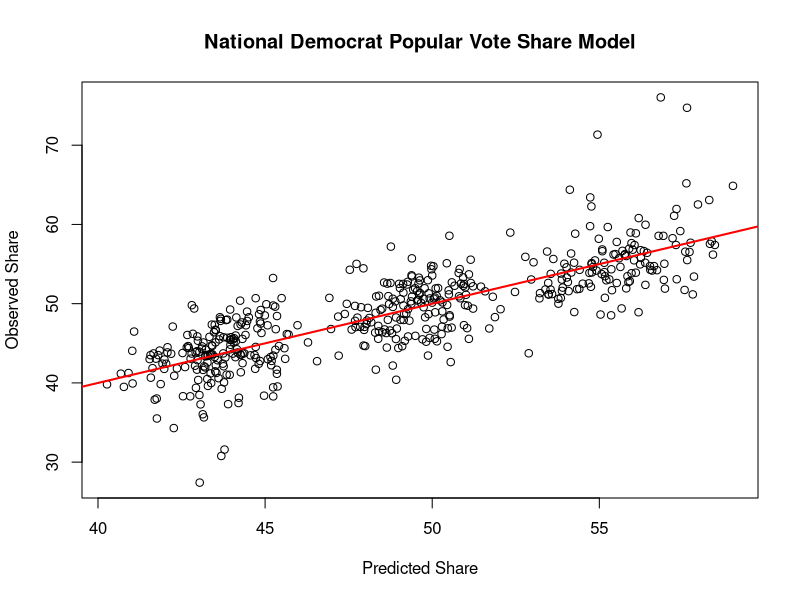

Write the R code that produced this figure.
## ---- chunk 1
library (Metrics)
library (caret)
library (ggplot2)

final_data_1106 <- read.csv("final_data_1106 copy.csv")

#Run Multivariate Regression Model (prediction model_all data)
lm_DVsh_US <- lm (DemVotesMajorPercent ~ Close_E_D+LLS_D+Pres_D+US_CPI+US_UEP_Rate+female+X20_29+white, data=final_data_1106)
## ---- chunk 2
# 2022 Data for Prediction : US Average for 2022 House Representative Election
newdata_2022 <- data.frame(Close_E_D = 1, LLS_D = 0, Pres_D = 1, GDP_Growth_Pct = 5.68, US_CPI = 296.808, US_UEP_Rate = 3.791938312, female = 0.509747974, X20_29 = 0.1742278, white = 0.609723287)
# Predict Democrat Vote Share (US) for 2022 House RepresentativeElection
#### Note from ABBA, Jaewon Lim
###  After you run above, insert the answer (5) (Prediction part) HERE 

# 2022 Data for Prediction : NV-3 for 2022 House Representative Election
newdata_2022_NV3 <- data.frame(Close_E_D = 1, LLS_D = 0, Pres_D = 1, GDP_Growth_Pct = 5.68, US_CPI = 296.808, US_UEP_Rate = 3.791938312, female = 0.51229666, X20_29 = 0.153353865, white = 0.153353865)

pi_2022 = predict(lm_DVsh_US, newdata_2022, interval="predict", level =.95)
pi_2022
## ---- chunk 3

pi_2022_NV3 = predict(lm_DVsh_US, newdata_2022_NV3, interval="predict", level =.95)
pi_2022_NV3

## ---- chunk 4
# In-sample fit evaluation
## In-sample validation: R-square of the prediction model


## In-sample validation: RMSE
mse_DVsh <- mean((lm_DVsh_US$model$DemVotesMajorPercent - lm_DVsh_US$fitted.values)^2)
rmse(lm_DVsh_US$model$DemVotesMajorPercent, lm_DVsh_US$fitted.values)
## ---- chunk 5
# 2018 Data for out-of-sample validation: US Average for 2018 House Representative Election
##Run Multivariate Regression Model (prediction model_with no 2018)
lm_DVsh_US_no_2018 <- lm (DemVotesMajorPercent ~ Close_E_D+LLS_D+Pres_D+US_CPI+US_UEP_Rate+female+X20_29+white, data=final_data_1106[final_data_1106$year !=2018,])
## Predict Democrat Vote Share of 2018 House Representative Election using out-of-sample validation model 
lm_DVsh_US_2018_pred <- predict(lm_DVsh_US_no_2018,
                                final_data_1106[final_data_1106$year == 2018,])
## Get the true Democrat Vote Share of 2018 House Representative Election 
lm_DVsh_US_2018_true <- final_data_1106$DemVotesMajorPercent[final_data_1106$year == 2018]
## Calculate the difference (error) between predicted and true Democrat Vote Shares of 2018 House Representative Election
error_2018 <- lm_DVsh_US_2018_pred - lm_DVsh_US_2018_true  

mse_DVsh_2018 <- mean((error_2018)^2)

#ids_outsamp <- sample(final_data_1106$ID, 50)
#ids_outsamp
#mod <- lm(DemVotesMajorPercent ~ Close_E_D+LLS_D+Pres_D+US_CPI+US_UEP_Rate+female+X20_29+white, 
#          final_data_1106[!(final_data_1106$ID %in% ids_outsamp),])
#outsamp_pred <- predict(mod, newdata = final_data_1106[final_data_1106$ID %in% ids_outsamp,])
#mean(outsamp_pred - final_data_1106$DemVotesMajorPercent[final_data_1106$ID %in% ids_outsamp])

outsamp_errors1 <- sapply(1:1000, function(i){
      ids_outsamp <- sample(final_data_1106$ID, 60)
    outsamp_mod <- lm(DemVotesMajorPercent ~ Close_E_D+LLS_D+Pres_D+US_CPI+US_UEP_Rate+female+X20_29+white, final_data_1106[!(final_data_1106$ID %in% ids_outsamp),])
    outsamp_pred <- predict(outsamp_mod, newdata = final_data_1106[final_data_1106$ID %in% ids_outsamp,])
    outsamp_true <- final_data_1106$DemVotesMajorPercent[final_data_1106$ID %in% ids_outsamp]
    mean(outsamp_pred - outsamp_true)
})
## ---- chunk 6
###### Draw plot using Base R
plot(predict(lm_DVsh_US),                                
     final_data_1106$DemVotesMajorPercent, main="National Democrat Popular Vote Share Model",
     xlab = "Predicted Share",
     ylab = "Observed Share")
# Add straight line
abline(a = 0,                                        
       b = 1,
       col = "red",
       lwd = 2)
#### Note from ABBA, Jaewon Lim
### After you run above, insert the answers (7)-part 1 HERE
